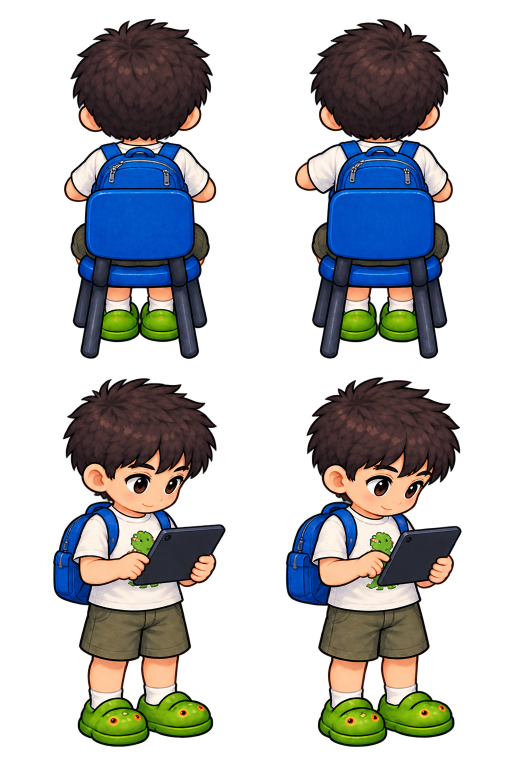
#> input picture Room404/assets/luon/desk-bag-v1/sheet.png, 1024 x 1536 px (shown at 1/2 size)
$ python slice.py
#> lines starting #> are read from the running program, lines starting #| are printed output that depends on the picture
"""Slice backpack desk and tablet poses."""
from pathlib import Path
from PIL import Image
root=Path(__file__).resolve().parent
sheet=Image.open(root/'sheet.png').convert('RGBA')
#> sheet is the input picture: PIL image 1024x1536 RGBA; mean R, G, B, A 54.6, 55, 52.7, 103.3
frames=[(sheet,(col*512,0 if row==0 else 745,(col+1)*512,745 if row==0 else 1536),f'{name}_{col}') for row,name in enumerate(('study','tablet')) for col in range(2)]
#> frames = 4 items
for source,box,name in frames:
  cell=source.crop(box)
  cell.save(root/f'{name}_cell.png')
  alpha=cell.getchannel('A')
  bounds=alpha.point(lambda a:255 if a>=128 else 0).getbbox()
  if bounds is None:raise ValueError(f'Empty frame {name}')
  x0,y0,x1,y1=bounds
  if x0==0 or y0==0 or x1==cell.width or y1==cell.height:raise ValueError(f'Frame clipped: {name} {bounds}')
  sprite=cell.crop(bounds)
  # Discard residual semi-transparent generated haze; retain original colours.
  sprite.putalpha(sprite.getchannel('A').point(lambda a:0 if a<112 else a))
  sprite.thumbnail((280,440),Image.Resampling.LANCZOS)
  canvas=Image.new('RGBA',(300,460),(0,0,0,0))
  canvas.alpha_composite(sprite,((300-sprite.width)//2,460-sprite.height))
  canvas.save(root/f'{name}.png')
  img=canvas.resize((150,230),Image.Resampling.LANCZOS)
  a=img.getchannel('A').load(); q=img.convert('RGB').quantize(colors=192,method=Image.Quantize.MEDIANCUT,dither=Image.Dither.NONE)
  pixels=q.load();palette=q.getpalette();paths={}
  def color(x,y):
   v=a[x,y];return (pixels[x,y],255 if v>=224 else ((v+31)//64)*64) if v>=32 else None
  for y in range(230):
   x=0
   while x<150:
    key=color(x,y);start=x;x+=1
    while x<150 and color(x,y)==key:x+=1
    if key is not None:paths.setdefault(key,[]).append(f'M{start} {y}h{x-start}v1h-{x-start}z')
  with (root/f'{name}.svg').open('w') as f:
   f.write('<svg xmlns="http://www.w3.org/2000/svg" viewBox="0 0 150 230" shape-rendering="crispEdges">')
   for (ci,opacity),runs in paths.items():
    r,g,b=palette[ci*3:ci*3+3];f.write(f'<path fill="#{r:02x}{g:02x}{b:02x}" opacity="{opacity/255:.3f}" d="{"".join(runs)}"/>')
   f.write('</svg>\n')
  print(name,box,bounds)
#> this loop made 4 passes
#> (box, name) on passes 2 to 4: ((512, 0, 1024, 745), 'study_1'), ((0, 745, 512, 1536), 'tablet_0'), ((512, 745, 1024, 1536), 'tablet_1')
#> (box, name, x0, y0, x1, y1) on pass 1: ((0, 0, 512, 745), 'study_0', 128, 38, 432, 718)
#| study_0 (0, 0, 512, 745) (128, 38, 432, 718)
#| study_1 (512, 0, 1024, 745) (78, 39, 394, 717)
#| tablet_0 (0, 745, 512, 1536) (106, 12, 451, 748)
#| tablet_1 (512, 745, 1024, 1536) (60, 10, 411, 749)
#> pass 1, `cell=source.crop(box)`:
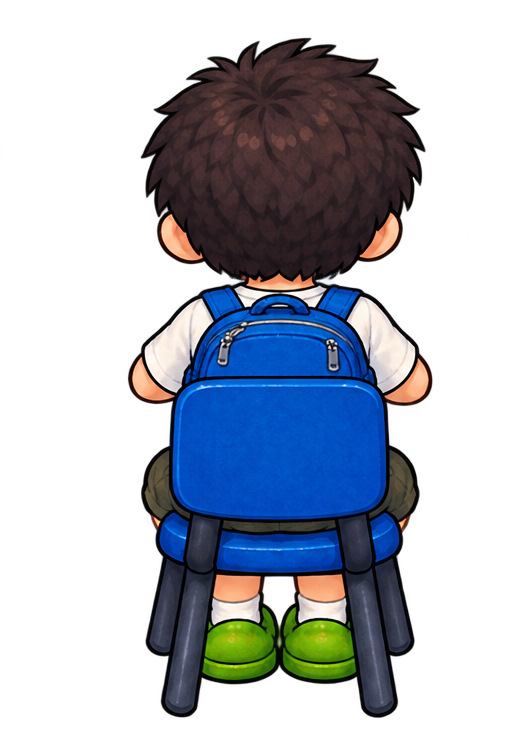
#> cell: PIL image 512x745 RGBA; mean R, G, B, A 42.5, 46.2, 56, 101.5; transparent parts drawn white
#> pass 1, `alpha=cell.getchannel('A')`:
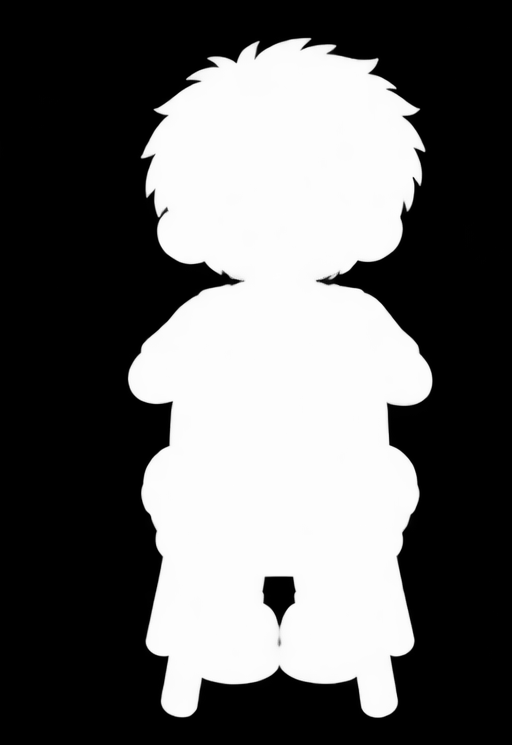
#> alpha: PIL image 512x745 L; min 0, max 254, mean 101.5
#> pass 1, `sprite=cell.crop(bounds)`:
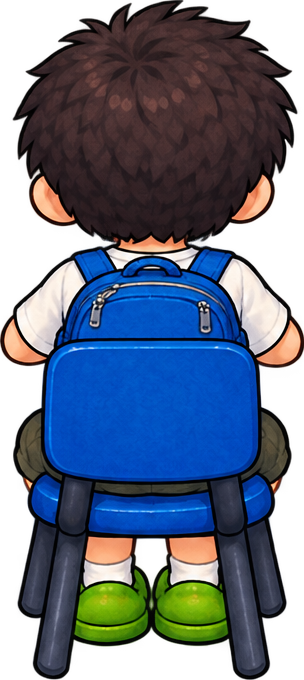
#> sprite: PIL image 304x680 RGBA; mean R, G, B, A 54.3, 65.1, 83.7, 187.2; transparent parts drawn white
#> after the loop:
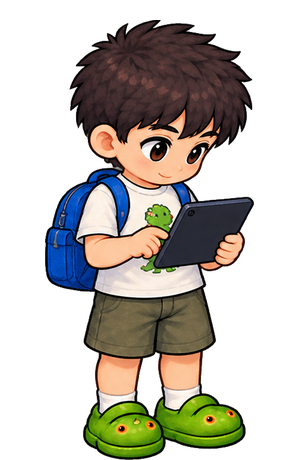
#> canvas: PIL image 300x460 RGBA; mean R, G, B, A 48.6, 44.6, 36.2, 110.3; transparent parts drawn white
#> after the loop:
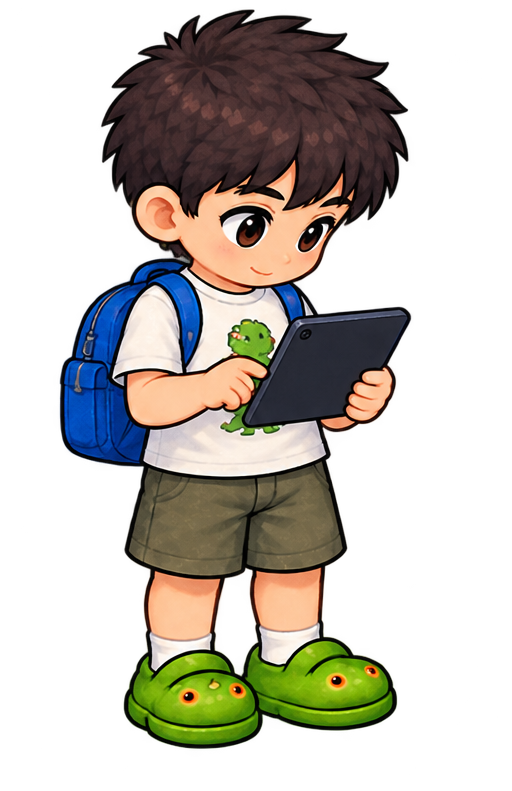
#> cell: PIL image 512x791 RGBA; mean R, G, B, A 66.3, 63.1, 48.6, 106.2; transparent parts drawn white
#> after the loop:
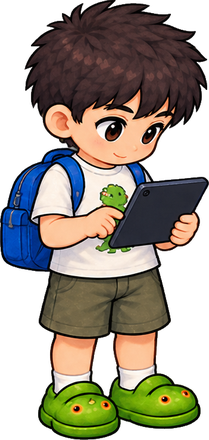
#> sprite: PIL image 209x440 RGBA; mean R, G, B, A 73, 67, 54.3, 165.5; transparent parts drawn white
